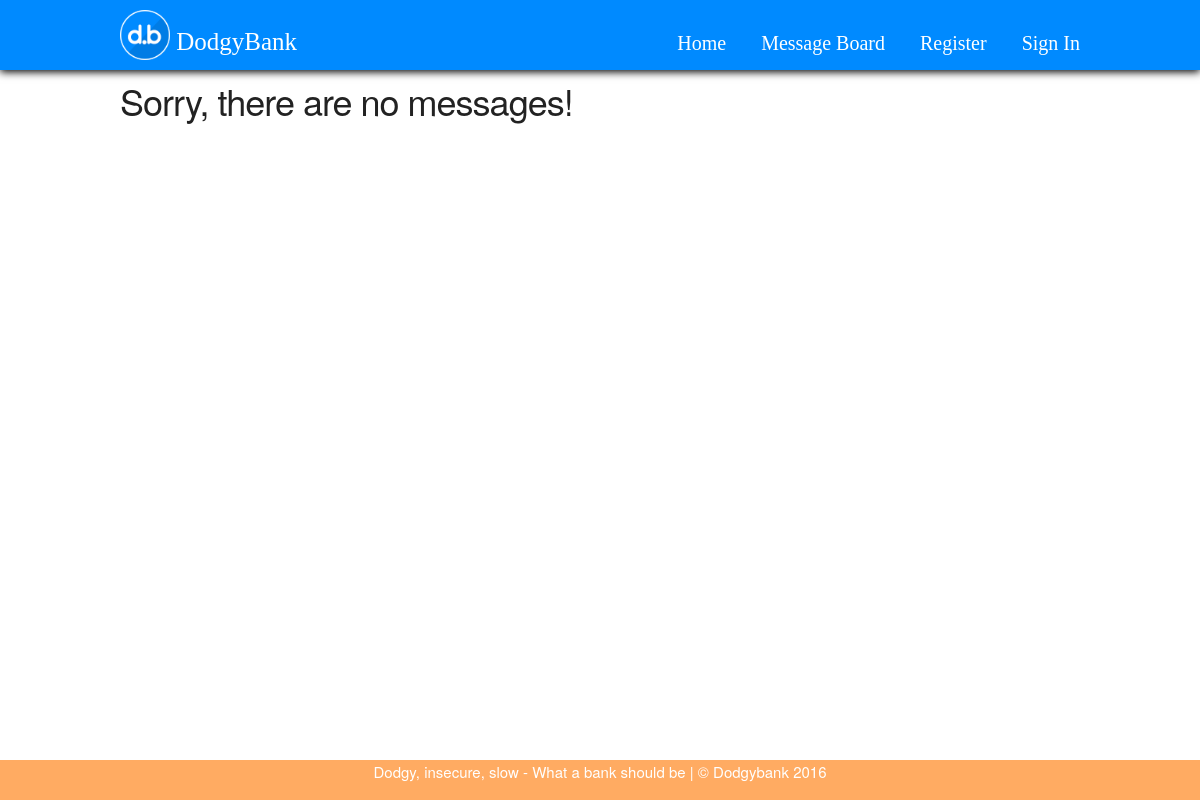
/messages/, run on an earlier commit of the app's database.
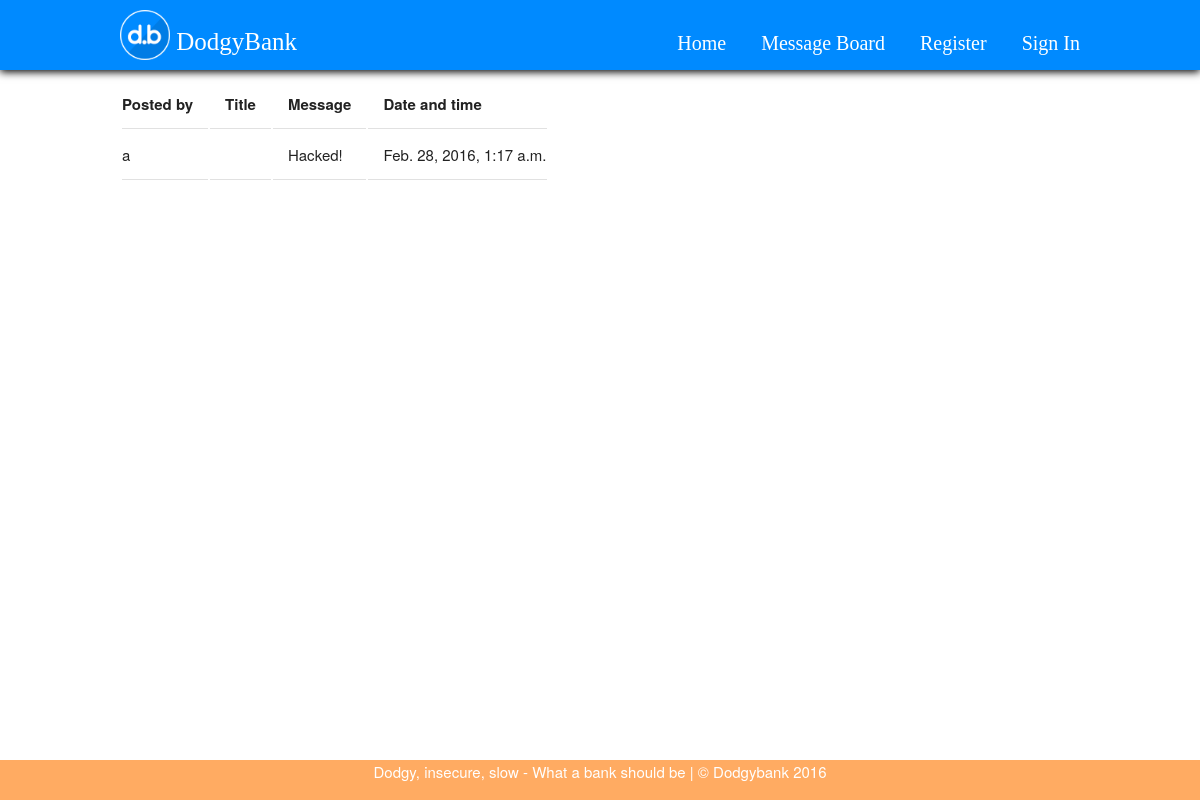
And on a later commit of the database.
### Citadel/models.py (models this page shows, shortened)
class NewsMessage(models.Model):
    poster = models.ForeignKey(User)
    title = models.CharField(max_length=45, unique=False)
    message = models.CharField(max_length=2048, unique=False)
    time = models.DateTimeField(auto_now=True)

### Citadel/views.py (the view)
# urls.py: url(r'^messages/', messageView),
def messageView(request):
    news = NewsMessage.objects.order_by('-time')
    for new in news:
        new.title = removeCharactersMessage(new.title)
        new.message = removeCharactersMessage(new.message)
    return render(request, 'citadel/messagesView.html', {"messages":news, "is_logged_in":request.user.is_authenticated()})

### Citadel/models.py (called while the page is built)
def removeCharactersMessage(string):
    return sub(regex_expr_message, "", string)

### templates/citadel/messagesView.html (shortened to what this page needs)
{% extends "base.html" %}
{% load staticfiles %}
{% block bodyblock %}
    <div class="container content">
        {% if messages %}
            <table>
                <tr>
                    <th>Posted by</th>
                    <th>Title</th>
                    <th>Message</th>
                    <th>Date and time</th>
                </tr>
                {% for message in messages %}
                <tr>
                    <td>{{ message.poster }}</td>
                    <td>{{ message.title }}</td>
                    <td>{{ message.message }}</td>
                    <td>{{ message.time }}</td>
                </tr>
                {% endfor %}
            </table>
        {% else %}
            <h3>Sorry, there are no messages!</h3>
        {% endif %}
    </div>
{% endblock %}

What changed in the data, as far as the page shows it:
added NewsMessage: poster "a", message "Hacked!", time "Feb. 28, 2016, 1:17 a.m."
Also different on the page:
text no longer shown: "Sorry, there are no messages!"
text now shown: "Posted by Title Message Date and time"
